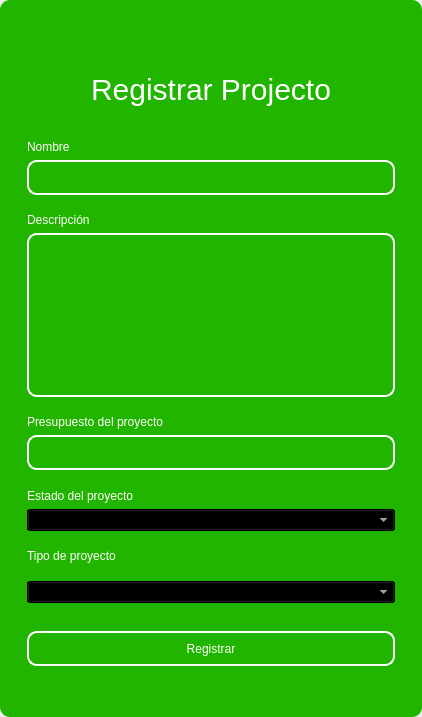
<?xml version="1.0" encoding="UTF-8"?>
<ui version="4.0">
 <class>MainWindow</class>
 <widget class="QMainWindow" name="MainWindow">
  <property name="geometry">
   <rect>
    <x>0</x>
    <y>0</y>
    <width>422</width>
    <height>717</height>
   </rect>
  </property>
  <property name="windowTitle">
   <string>MainWindow</string>
  </property>
  <property name="styleSheet">
   <string notr="true"/>
  </property>
  <widget class="QWidget" name="centralwidget">
   <property name="styleSheet">
    <string notr="true"/>
   </property>
   <layout class="QVBoxLayout" name="verticalLayout">
    <property name="spacing">
     <number>0</number>
    </property>
    <property name="leftMargin">
     <number>0</number>
    </property>
    <property name="topMargin">
     <number>0</number>
    </property>
    <property name="rightMargin">
     <number>0</number>
    </property>
    <property name="bottomMargin">
     <number>0</number>
    </property>
    <item>
     <widget class="QFrame" name="frame">
      <property name="enabled">
       <bool>true</bool>
      </property>
      <property name="styleSheet">
       <string notr="true">QFrame {
	border-radius:10px;
background-color: rgb(33, 181, 0);
 }
</string>
      </property>
      <property name="frameShape">
       <enum>QFrame::StyledPanel</enum>
      </property>
      <property name="frameShadow">
       <enum>QFrame::Raised</enum>
      </property>
      <layout class="QVBoxLayout" name="verticalLayout_2">
       <item>
        <widget class="QFrame" name="frame_superior">
         <property name="minimumSize">
          <size>
           <width>0</width>
           <height>40</height>
          </size>
         </property>
         <property name="maximumSize">
          <size>
           <width>16777215</width>
           <height>40</height>
          </size>
         </property>
         <property name="styleSheet">
          <string notr="true">QPushButton{
border-radius:18px;
}

QPushButton:hover{
	background-color: rgb(0, 0, 0);
}
</string>
         </property>
         <property name="frameShape">
          <enum>QFrame::StyledPanel</enum>
         </property>
         <property name="frameShadow">
          <enum>QFrame::Raised</enum>
         </property>
         <layout class="QHBoxLayout" name="horizontalLayout_3">
          <property name="spacing">
           <number>4</number>
          </property>
          <property name="leftMargin">
           <number>0</number>
          </property>
          <property name="topMargin">
           <number>0</number>
          </property>
          <property name="rightMargin">
           <number>0</number>
          </property>
          <property name="bottomMargin">
           <number>0</number>
          </property>
          <item>
           <widget class="QPushButton" name="btn_icon">
            <property name="text">
             <string/>
            </property>
            <property name="iconSize">
             <size>
              <width>40</width>
              <height>40</height>
             </size>
            </property>
           </widget>
          </item>
          <item>
           <spacer name="horizontalSpacer_2">
            <property name="orientation">
             <enum>Qt::Horizontal</enum>
            </property>
            <property name="sizeHint" stdset="0">
             <size>
              <width>443</width>
              <height>20</height>
             </size>
            </property>
           </spacer>
          </item>
          <item>
           <widget class="QPushButton" name="bt_minimizar">
            <property name="minimumSize">
             <size>
              <width>38</width>
              <height>38</height>
             </size>
            </property>
            <property name="maximumSize">
             <size>
              <width>38</width>
              <height>38</height>
             </size>
            </property>
            <property name="cursor">
             <cursorShape>PointingHandCursor</cursorShape>
            </property>
            <property name="text">
             <string/>
            </property>
            <property name="icon">
             <iconset>
              <normaloff>image/minus.svg</normaloff>image/minus.svg</iconset>
            </property>
            <property name="iconSize">
             <size>
              <width>38</width>
              <height>38</height>
             </size>
            </property>
           </widget>
          </item>
          <item>
           <widget class="QPushButton" name="bt_maximizar">
            <property name="minimumSize">
             <size>
              <width>38</width>
              <height>38</height>
             </size>
            </property>
            <property name="maximumSize">
             <size>
              <width>38</width>
              <height>38</height>
             </size>
            </property>
            <property name="cursor">
             <cursorShape>PointingHandCursor</cursorShape>
            </property>
            <property name="text">
             <string/>
            </property>
            <property name="icon">
             <iconset>
              <normaloff>image/chevron-up.svg</normaloff>image/chevron-up.svg</iconset>
            </property>
            <property name="iconSize">
             <size>
              <width>38</width>
              <height>38</height>
             </size>
            </property>
           </widget>
          </item>
          <item>
           <widget class="QPushButton" name="bt_restaurar">
            <property name="minimumSize">
             <size>
              <width>38</width>
              <height>38</height>
             </size>
            </property>
            <property name="maximumSize">
             <size>
              <width>38</width>
              <height>38</height>
             </size>
            </property>
            <property name="cursor">
             <cursorShape>PointingHandCursor</cursorShape>
            </property>
            <property name="text">
             <string/>
            </property>
            <property name="icon">
             <iconset>
              <normaloff>image/chevron-down.svg</normaloff>image/chevron-down.svg</iconset>
            </property>
            <property name="iconSize">
             <size>
              <width>38</width>
              <height>38</height>
             </size>
            </property>
           </widget>
          </item>
          <item>
           <widget class="QPushButton" name="bt_cerrar">
            <property name="minimumSize">
             <size>
              <width>38</width>
              <height>38</height>
             </size>
            </property>
            <property name="maximumSize">
             <size>
              <width>38</width>
              <height>38</height>
             </size>
            </property>
            <property name="cursor">
             <cursorShape>PointingHandCursor</cursorShape>
            </property>
            <property name="text">
             <string/>
            </property>
            <property name="icon">
             <iconset>
              <normaloff>image/x.svg</normaloff>image/x.svg</iconset>
            </property>
            <property name="iconSize">
             <size>
              <width>38</width>
              <height>38</height>
             </size>
            </property>
           </widget>
          </item>
         </layout>
        </widget>
       </item>
       <item>
        <widget class="QFrame" name="frame_3">
         <property name="styleSheet">
          <string notr="true">QLabel {
	color: rgb(255, 255, 254);
	font: 12pt &quot;Arial&quot;;
	background-color: rgba(0, 0, 0,0);
}

QTextEdit{
background-color: rgba(0, 0, 0,0);
border-radius:10px; 
font: 12pt &quot;Arial&quot;;
color: rgb(255, 255, 254);
border: 2px solid  rgb(255, 255, 255);

}

QTextEdit:hover{
background-color: rgba(0, 0, 0,0);
border-radius:10px; 
font: 12pt &quot;Arial&quot;;
border: 2px solid  rgb(120, 0, 171);
}

QTextEdit:focus{
background-color: rgb(0, 0, 0);
border-radius:10px; 
font: 12pt &quot;Arial&quot;;
border: 2px solid rgb(120, 0, 171);
}

QLineEdit{
background-color: rgba(0, 0, 0,0);
border-radius:10px; 
font: 12pt &quot;Arial&quot;;
color: rgb(255, 255, 254);
border: 2px solid  rgb(255, 255, 255);

}

QLineEdit:hover{
background-color: rgba(0, 0, 0,0);
border-radius:10px; 
font: 12pt &quot;Arial&quot;;
border: 2px solid  rgb(120, 0, 171);
}

QLineEdit:focus{
background-color: rgb(0, 0, 0);
border-radius:10px; 
font: 12pt &quot;Arial&quot;;
border: 2px solid rgb(120, 0, 171);
}

QCheckBox{
	font: 12pt &quot;Arial&quot;;
	color: rgb(255, 255, 255);
}

QCheckBox::indicator {
    width: 18px;
    height:18px;
}

QCheckBox::indicator:unchecked {
   background-image: url(image/square.svg);
}

QCheckBox::indicator:checked {
   background-image: url(image/check-square.svg);
}

QPushButton{
border-radius:10px; 
font: 12pt &quot;Arial&quot;;
color: rgb(255, 255, 254);
border: 2px solid #ffffff;
}

QPushButton:hover{
border-radius:10px; 
font: 12pt &quot;Arial&quot;;
color: rgb(255, 255, 255);
border: 2px solid rgb(120, 0, 171);
	background-color: rgb(120, 0, 171);
}
</string>
         </property>
         <property name="frameShape">
          <enum>QFrame::StyledPanel</enum>
         </property>
         <property name="frameShadow">
          <enum>QFrame::Raised</enum>
         </property>
         <layout class="QHBoxLayout" name="horizontalLayout_4">
          <item>
           <layout class="QVBoxLayout" name="verticalLayout_4">
            <property name="spacing">
             <number>5</number>
            </property>
            <property name="rightMargin">
             <number>0</number>
            </property>
            <property name="bottomMargin">
             <number>0</number>
            </property>
            <item>
             <widget class="QLabel" name="label_3">
              <property name="minimumSize">
               <size>
                <width>100</width>
                <height>50</height>
               </size>
              </property>
              <property name="styleSheet">
               <string notr="true">font-size: 30px;
color: rgb(255, 255, 255);</string>
              </property>
              <property name="text">
               <string>Registrar Projecto</string>
              </property>
              <property name="alignment">
               <set>Qt::AlignCenter</set>
              </property>
             </widget>
            </item>
            <item>
             <widget class="QFrame" name="frame_4">
              <property name="maximumSize">
               <size>
                <width>400</width>
                <height>700</height>
               </size>
              </property>
              <property name="styleSheet">
               <string notr="true">QLabel {
	color: rgb(255, 255, 254);
	font: 12pt &quot;Arial&quot;;
	background-color: rgba(0, 0, 0,0);
}

QTextEdit{
background-color: rgba(0, 0, 0,0);
border-radius:10px; 
font: 12pt &quot;Arial&quot;;
color: rgb(255, 255, 254);
border: 2px solid  rgb(255, 255, 255);

}

QTextEdit:hover{
background-color: rgba(0, 0, 0,0);
border-radius:10px; 
font: 12pt &quot;Arial&quot;;
border: 2px solid  rgb(120, 0, 171);
}

QTextEdit:focus{
background-color: rgb(0, 0, 0);
border-radius:10px; 
font: 12pt &quot;Arial&quot;;
border: 2px solid rgb(120, 0, 171);
}

QLineEdit{
background-color: rgba(0, 0, 0,0);
border-radius:10px; 
font: 12pt &quot;Arial&quot;;
color: rgb(255, 255, 254);
border: 2px solid  rgb(255, 255, 255);

}

QLineEdit:hover{
background-color: rgba(0, 0, 0,0);
border-radius:10px; 
font: 12pt &quot;Arial&quot;;
border: 2px solid  rgb(120, 0, 171);
}

QLineEdit:focus{
background-color: rgb(0, 0, 0);
border-radius:10px; 
font: 12pt &quot;Arial&quot;;
border: 2px solid rgb(120, 0, 171);
}

QCheckBox{
	font: 12pt &quot;Arial&quot;;
	color: rgb(255, 255, 255);
}

QCheckBox::indicator {
    width: 18px;
    height:18px;
}

QCheckBox::indicator:unchecked {
   background-image: url(image/square.svg);
}

QCheckBox::indicator:checked {
   background-image: url(image/check-square.svg);
}

QPushButton{
border-radius:10px; 
font: 12pt &quot;Arial&quot;;
color: rgb(255, 255, 254);
border: 2px solid #ffffff;
}

QPushButton:hover{
border-radius:10px; 
font: 12pt &quot;Arial&quot;;
color: rgb(255, 255, 255);
border: 2px solid rgb(120, 0, 171);
	background-color: rgb(120, 0, 171);
}
</string>
              </property>
              <property name="frameShape">
               <enum>QFrame::StyledPanel</enum>
              </property>
              <property name="frameShadow">
               <enum>QFrame::Raised</enum>
              </property>
              <layout class="QVBoxLayout" name="verticalLayout_3">
               <property name="leftMargin">
                <number>9</number>
               </property>
               <property name="topMargin">
                <number>9</number>
               </property>
               <property name="rightMargin">
                <number>9</number>
               </property>
               <property name="bottomMargin">
                <number>9</number>
               </property>
               <item>
                <spacer name="verticalSpacer_3">
                 <property name="orientation">
                  <enum>Qt::Vertical</enum>
                 </property>
                 <property name="sizeHint" stdset="0">
                  <size>
                   <width>20</width>
                   <height>40</height>
                  </size>
                 </property>
                </spacer>
               </item>
               <item>
                <widget class="QLabel" name="label_4">
                 <property name="text">
                  <string>Nombre</string>
                 </property>
                </widget>
               </item>
               <item>
                <widget class="QLineEdit" name="nametxt">
                 <property name="minimumSize">
                  <size>
                   <width>0</width>
                   <height>35</height>
                  </size>
                 </property>
                 <property name="text">
                  <string/>
                 </property>
                </widget>
               </item>
               <item>
                <spacer name="verticalSpacer_4">
                 <property name="orientation">
                  <enum>Qt::Vertical</enum>
                 </property>
                 <property name="sizeHint" stdset="0">
                  <size>
                   <width>20</width>
                   <height>40</height>
                  </size>
                 </property>
                </spacer>
               </item>
               <item>
                <widget class="QLabel" name="label_8">
                 <property name="text">
                  <string>Descripción</string>
                 </property>
                </widget>
               </item>
               <item>
                <widget class="QTextEdit" name="descriptiontxt"/>
               </item>
               <item>
                <spacer name="verticalSpacer">
                 <property name="orientation">
                  <enum>Qt::Vertical</enum>
                 </property>
                 <property name="sizeHint" stdset="0">
                  <size>
                   <width>20</width>
                   <height>40</height>
                  </size>
                 </property>
                </spacer>
               </item>
               <item>
                <widget class="QLabel" name="label_5">
                 <property name="text">
                  <string>Presupuesto del proyecto</string>
                 </property>
                </widget>
               </item>
               <item>
                <widget class="QLineEdit" name="budgettxt">
                 <property name="minimumSize">
                  <size>
                   <width>0</width>
                   <height>35</height>
                  </size>
                 </property>
                 <property name="maximumSize">
                  <size>
                   <width>16777215</width>
                   <height>16777215</height>
                  </size>
                 </property>
                 <property name="echoMode">
                  <enum>QLineEdit::Normal</enum>
                 </property>
                </widget>
               </item>
               <item>
                <spacer name="verticalSpacer_5">
                 <property name="orientation">
                  <enum>Qt::Vertical</enum>
                 </property>
                 <property name="sizeHint" stdset="0">
                  <size>
                   <width>20</width>
                   <height>40</height>
                  </size>
                 </property>
                </spacer>
               </item>
               <item>
                <widget class="QLabel" name="label">
                 <property name="text">
                  <string>Estado del proyecto</string>
                 </property>
                </widget>
               </item>
               <item>
                <widget class="QComboBox" name="status_combobox">
                 <property name="styleSheet">
                  <string notr="true">background-color: rgb(0, 0, 0);
color: rgb(255, 255, 255);</string>
                 </property>
                </widget>
               </item>
               <item>
                <spacer name="verticalSpacer_6">
                 <property name="orientation">
                  <enum>Qt::Vertical</enum>
                 </property>
                 <property name="sizeHint" stdset="0">
                  <size>
                   <width>20</width>
                   <height>40</height>
                  </size>
                 </property>
                </spacer>
               </item>
               <item>
                <widget class="QLabel" name="label_2">
                 <property name="text">
                  <string>Tipo de proyecto</string>
                 </property>
                </widget>
               </item>
               <item>
                <spacer name="verticalSpacer_10">
                 <property name="orientation">
                  <enum>Qt::Vertical</enum>
                 </property>
                 <property name="sizeHint" stdset="0">
                  <size>
                   <width>20</width>
                   <height>40</height>
                  </size>
                 </property>
                </spacer>
               </item>
               <item>
                <widget class="QComboBox" name="type_combobox">
                 <property name="styleSheet">
                  <string notr="true">background-color: rgb(0, 0, 0);
color: rgb(255, 255, 255);</string>
                 </property>
                </widget>
               </item>
               <item>
                <spacer name="verticalSpacer_9">
                 <property name="orientation">
                  <enum>Qt::Vertical</enum>
                 </property>
                 <property name="sizeHint" stdset="0">
                  <size>
                   <width>20</width>
                   <height>50</height>
                  </size>
                 </property>
                </spacer>
               </item>
               <item>
                <widget class="QPushButton" name="btn_add">
                 <property name="minimumSize">
                  <size>
                   <width>0</width>
                   <height>35</height>
                  </size>
                 </property>
                 <property name="cursor">
                  <cursorShape>PointingHandCursor</cursorShape>
                 </property>
                 <property name="text">
                  <string>Registrar</string>
                 </property>
                </widget>
               </item>
               <item>
                <spacer name="verticalSpacer_7">
                 <property name="orientation">
                  <enum>Qt::Vertical</enum>
                 </property>
                 <property name="sizeHint" stdset="0">
                  <size>
                   <width>20</width>
                   <height>40</height>
                  </size>
                 </property>
                </spacer>
               </item>
               <item>
                <spacer name="verticalSpacer_8">
                 <property name="orientation">
                  <enum>Qt::Vertical</enum>
                 </property>
                 <property name="sizeHint" stdset="0">
                  <size>
                   <width>20</width>
                   <height>40</height>
                  </size>
                 </property>
                </spacer>
               </item>
              </layout>
             </widget>
            </item>
           </layout>
          </item>
         </layout>
        </widget>
       </item>
      </layout>
     </widget>
    </item>
   </layout>
  </widget>
 </widget>
 <resources/>
 <connections/>
</ui>
